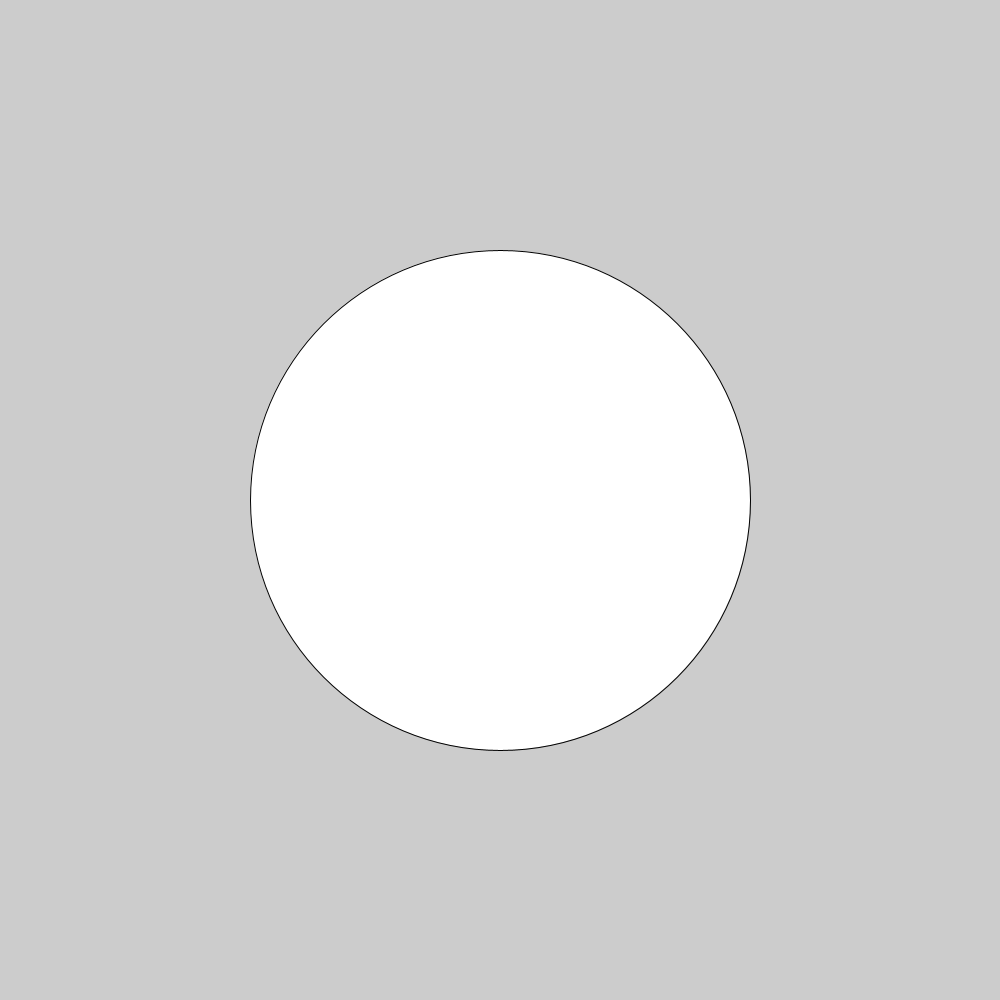
Frame 1 (no input)
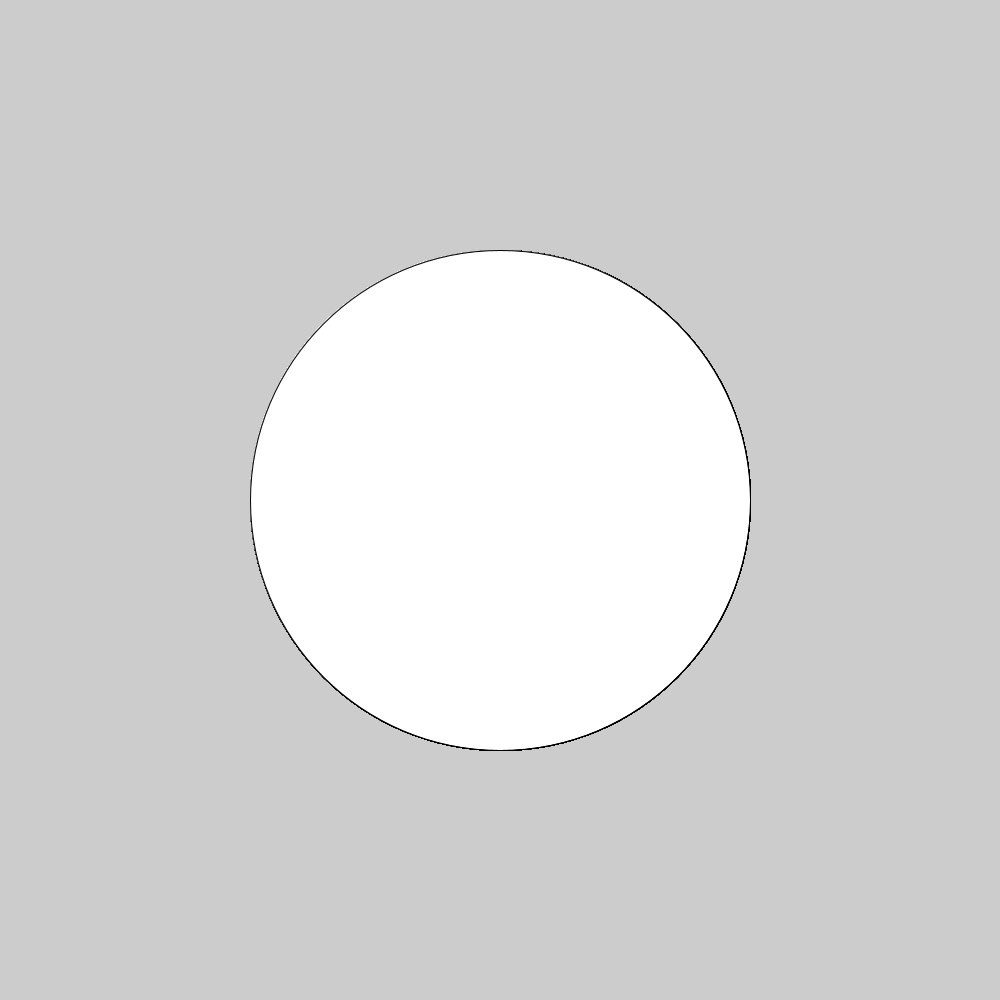
Frame 60 (the mouse pressed at the canvas centre just before this capture)
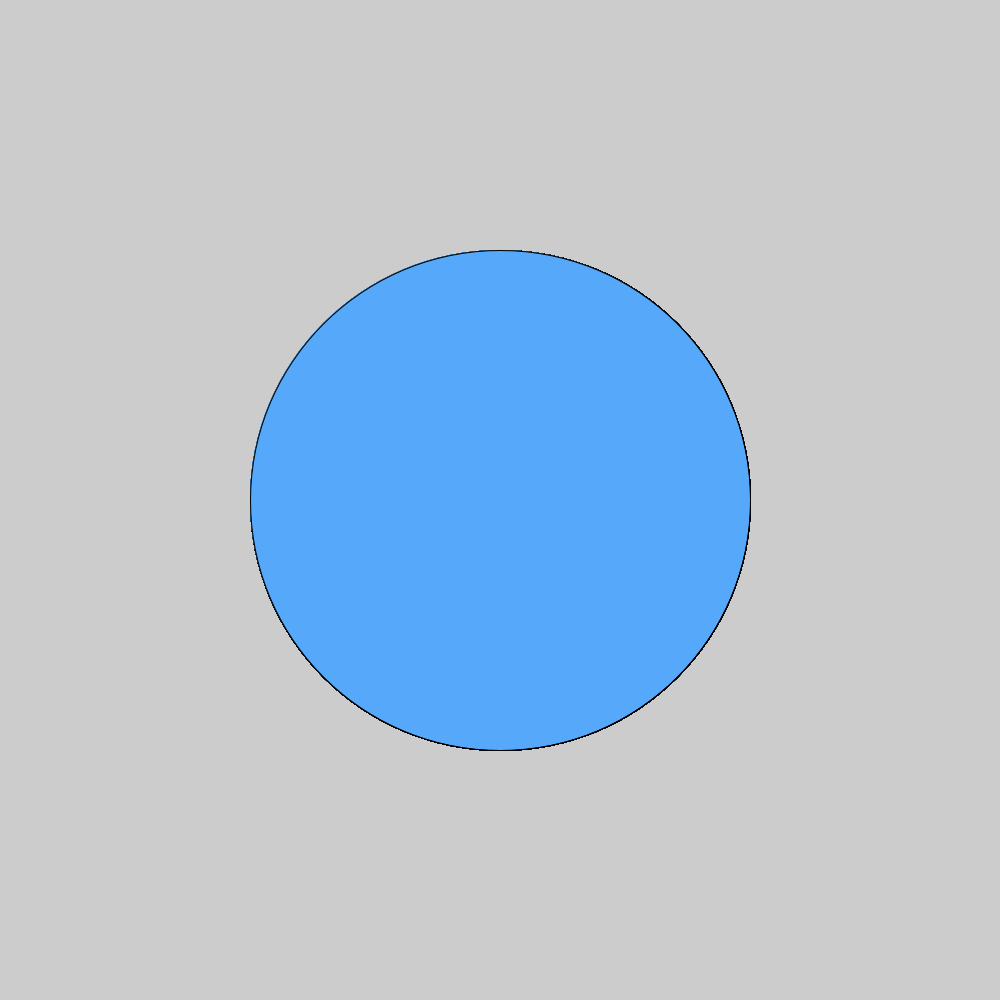
Frame 120 (the mouse held since frame 60 and released just before this capture)

The Processing sketch that drew these frames (run headless with seeded random() and noise(); from frame 60 on, the mouse is pressed at the canvas centre):

// Processing sketch: Logical_Dot
// ── Logical_Dot.pde
void setup(){
size(1000,1000);}
void draw(){if (mousePressed)
fill(#56A9FA);
ellipse(500,500,500,500);
}
